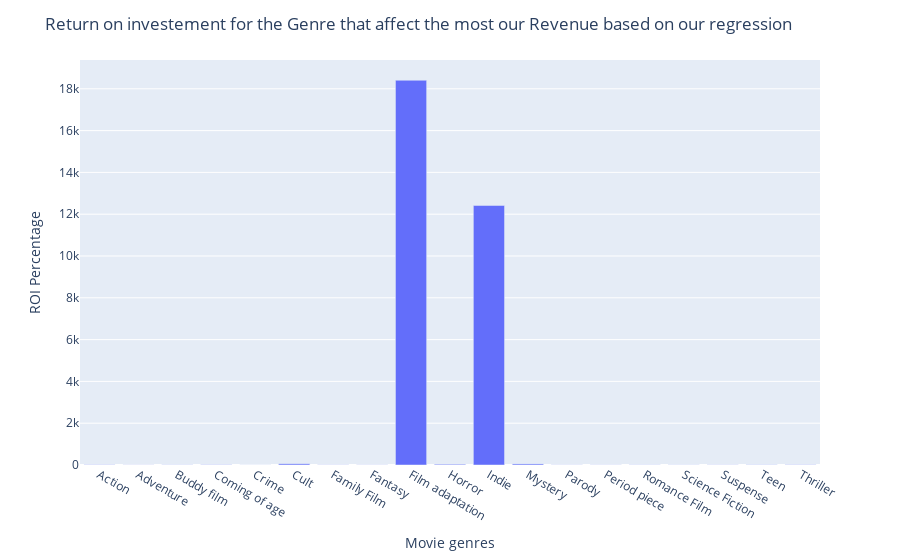

This figure's notebook cell:
### Code cell
# Create a bar chart
fig1 = px.bar(x=feats_k[:19], y=df_means_genres.roi.to_list())

# Update the layout to include a title and axis labels
fig1.update_layout(title='Return on investement for the Genre that affect the most our Revenue based on our regression',
                  xaxis_title='Movie genres',
                  yaxis_title='ROI Percentage')

# Show the plot
fig1.show()
plotly.offline.plot(fig1, filename="roi_per_genre.html")

### Figure 1 — Plotly figure (JSON) as saved in the notebook; plotly's stock layout.template omitted (floating-point values rounded to 4 significant figures)
{"data": [{"alignmentgroup": "True", "hovertemplate": "x=%{x}<br>y=%{y}<extra></extra>", "legendgroup": "", "marker": {"color": "#636efa", "pattern": {"shape": ""}}, "name": "", "offsetgroup": "", "orientation": "v", "showlegend": false, "textposition": "auto", "type": "bar", "x": ["Action", "Adventure", "Buddy film", "Coming of age", "Crime", "Cult", "Family Film", "Fantasy", "Film adaptation", "Horror", "Indie", "Mystery", "Parody", "Period piece", "Romance Film", "Science Fiction", "Suspense", "Teen", "Thriller"], "xaxis": "x", "y": [10.56, 5.44, 7.886, 11.68, 2.723, 57.39, 7.147, 6.155, 18410.0, 34.78, 12420.0, 51.9, 6.293, 6.239, 7.957, 6.907, 7.332, 9.831, 10.96], "yaxis": "y"}], "layout": {"barmode": "relative", "legend": {"tracegroupgap": 0}, "margin": {"t": 60}, "title": {"text": "Return on investement for the Genre that affect the most our Revenue based on our regression"}, "xaxis": {"anchor": "y", "domain": [0, 1], "title": {"text": "Movie genres"}}, "yaxis": {"anchor": "x", "domain": [0, 1], "title": {"text": "ROI Percentage"}}}}
